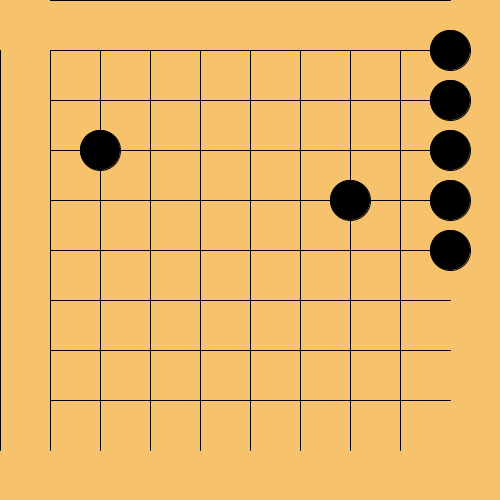
Frame 1 (no input)
Frame 60 (the mouse pressed at the canvas centre just before this capture): identical to frame 1, image omitted
Frame 120 (the mouse held since frame 60 and released just before this capture): identical to frame 1, image omitted

The Processing sketch that drew this single still picture (run headless with seeded random() and noise(); from frame 60 on, the mouse is pressed at the canvas centre):

// Processing sketch: week04_7_background_line
// ── week04_7_background_line.pde
void setup(){
  size(500,500);
}
int [][] go={
  {0,0,0,0,0,0,0,0,1},
  {0,0,0,0,0,0,0,0,1},
  {0,1,0,0,0,0,0,0,1},
  {0,0,0,0,0,0,1,0,1},
  {0,0,0,0,0,0,0,0,1},
  {0,0,0,0,0,0,0,0,0},
  {0,0,0,0,0,0,0,0,0},
  {0,0,0,0,0,0,0,0,0},
  {0,0,0,0,0,0,0,0,0},
};//陣列 array9x9
void draw(){//用迴圈,畫很多棋
  background(246,194,108);//木頭色的棋盤
  for(int i=0; i<9; i++){//用迴圈,畫很多線條
    line(50,50*i,450,50*i);//湊
    line(50*i,50,50*i,450);//湊
   }
   for(int i=0; i<9; i++){//左手i,對應y座標
     for(int j=0; j<9; j++){//右手j,對應x座標
       if(go[i][j] == 1) {
         fill(0);
         ellipse(50+j*50, 50+i*50, 40, 40);
        }else if(  go[i][j] == 2){
           fill(255);
            ellipse(50+j*50, 50+i*50, 40, 40);
        }
     }
   }
}
